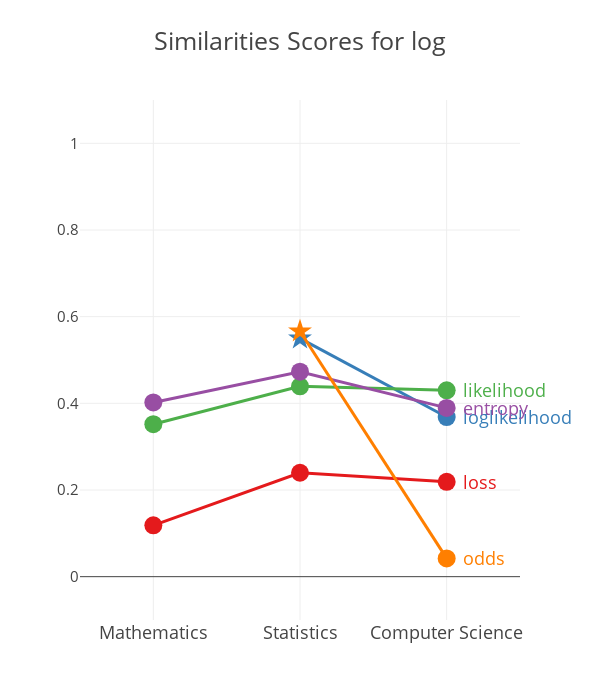

Here is the notebook cell this chart was saved with:
### Code cell
word1 =  'log'
test_words = ['loss','loglikelihood','likelihood','entropy','odds']

similarity_plots(word1, test_words, word1)

### Figure 1 — Plotly figure (JSON) as saved in the notebook; plotly's stock layout.template omitted (floating-point values rounded to 4 significant figures)
{"data": [{"line": {"width": 3}, "marker": {"color": "rgb(228,26,28)", "size": 18, "symbol": ["circle", "circle", "circle"]}, "mode": "markers+lines", "type": "scatter", "x": ["Mathematics", "Statistics", "Computer Science"], "y": ["0.11855648030285862", "0.23982648580025503", "0.21878935137929437"]}, {"line": {"width": 3}, "marker": {"color": "rgb(55,126,184)", "size": 18, "symbol": ["circle", "star", "circle"]}, "mode": "markers+lines", "type": "scatter", "x": ["Mathematics", "Statistics", "Computer Science"], "y": [null, "0.5499881848158468", "0.36834400031912107"]}, {"line": {"width": 3}, "marker": {"color": "rgb(77,175,74)", "size": 18, "symbol": ["circle", "circle", "circle"]}, "mode": "markers+lines", "type": "scatter", "x": ["Mathematics", "Statistics", "Computer Science"], "y": ["0.35187683551574095", "0.4391793077702546", "0.4300233596063732"]}, {"line": {"width": 3}, "marker": {"color": "rgb(152,78,163)", "size": 18, "symbol": ["circle", "circle", "circle"]}, "mode": "markers+lines", "type": "scatter", "x": ["Mathematics", "Statistics", "Computer Science"], "y": ["0.4020875460236339", "0.4729675307035408", "0.3895134361390369"]}, {"line": {"width": 3}, "marker": {"color": "rgb(255,127,0)", "size": 18, "symbol": ["circle", "star", "circle"]}, "mode": "markers+lines", "type": "scatter", "x": ["Mathematics", "Statistics", "Computer Science"], "y": [null, "0.5662397881860572", "0.04216606132084341"]}], "layout": {"annotations": [{"font": {"color": "rgb(228,26,28)", "size": 18}, "showarrow": false, "text": "loss", "x": "Computer Science", "xanchor": "left", "xshift": 14.3, "y": "0.21878935137929437"}, {"font": {"color": "rgb(55,126,184)", "size": 18}, "showarrow": false, "text": "loglikelihood", "x": "Computer Science", "xanchor": "left", "xshift": 14.3, "y": "0.36834400031912107"}, {"font": {"color": "rgb(77,175,74)", "size": 18}, "showarrow": false, "text": "likelihood", "x": "Computer Science", "xanchor": "left", "xshift": 14.3, "y": "0.4300233596063732"}, {"font": {"color": "rgb(152,78,163)", "size": 18}, "showarrow": false, "text": "entropy", "x": "Computer Science", "xanchor": "left", "xshift": 14.3, "y": "0.3895134361390369"}, {"font": {"color": "rgb(255,127,0)", "size": 18}, "showarrow": false, "text": "odds", "x": "Computer Science", "xanchor": "left", "xshift": 14.3, "y": "0.04216606132084341"}], "autosize": false, "height": 700, "showlegend": false, "title": "Similarities Scores for log", "titlefont": {"size": 25}, "width": 600, "xaxis": {"range": [-0.5, 2.5], "showgrid": true, "showticklabels": true, "tickfont": {"size": 18}, "tickvals": [0, 1, 2], "zeroline": false}, "yaxis": {"range": [-0.1, 1.1], "showgrid": true, "showticklabels": true, "tickfont": {"size": 15}, "zeroline": true}}}
